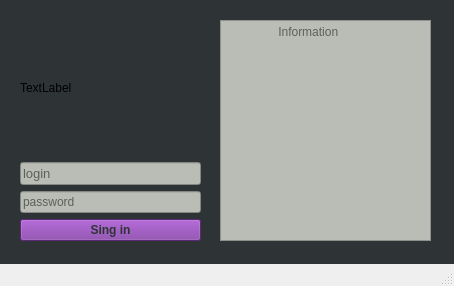
<?xml version="1.0" encoding="UTF-8"?>
<ui version="4.0">
 <class>MainWindow</class>
 <widget class="QMainWindow" name="MainWindow">
  <property name="geometry">
   <rect>
    <x>0</x>
    <y>0</y>
    <width>454</width>
    <height>286</height>
   </rect>
  </property>
  <property name="windowTitle">
   <string>MainWindow</string>
  </property>
  <property name="styleSheet">
   <string notr="true"/>
  </property>
  <widget class="QWidget" name="centralwidget">
   <property name="styleSheet">
    <string notr="true">background-color: rgb(46, 52, 54);</string>
   </property>
   <widget class="QWidget" name="verticalLayoutWidget">
    <property name="geometry">
     <rect>
      <x>20</x>
      <y>20</y>
      <width>181</width>
      <height>221</height>
     </rect>
    </property>
    <layout class="QVBoxLayout" name="verticalLayout">
     <item>
      <widget class="QLabel" name="label">
       <property name="text">
        <string>TextLabel</string>
       </property>
      </widget>
     </item>
     <item>
      <widget class="QLineEdit" name="lineEdit">
       <property name="font">
        <font>
         <pointsize>10</pointsize>
        </font>
       </property>
       <property name="styleSheet">
        <string notr="true">background-color: rgb(186, 189, 182);
color: black;
text-align: center;</string>
       </property>
       <property name="text">
        <string/>
       </property>
       <property name="placeholderText">
        <string>login</string>
       </property>
      </widget>
     </item>
     <item>
      <widget class="QLineEdit" name="lineEdit_2">
       <property name="styleSheet">
        <string notr="true">background-color: rgb(186, 189, 182);
color: rgb(0, 0, 0);
text-align: center;</string>
       </property>
       <property name="inputMask">
        <string/>
       </property>
       <property name="text">
        <string/>
       </property>
       <property name="placeholderText">
        <string>password</string>
       </property>
      </widget>
     </item>
     <item>
      <widget class="QPushButton" name="pushButton">
       <property name="cursor">
        <cursorShape>PointingHandCursor</cursorShape>
       </property>
       <property name="styleSheet">
        <string notr="true">background-color: rgba(126, 52, 161, 0.9);
box-shadow: 0 4px 15px 0;
color: rgb(46, 52, 54);
font-weight: bold;</string>
       </property>
       <property name="text">
        <string>Sing in</string>
       </property>
      </widget>
     </item>
    </layout>
   </widget>
   <widget class="QTextEdit" name="textEdit">
    <property name="geometry">
     <rect>
      <x>220</x>
      <y>20</y>
      <width>211</width>
      <height>221</height>
     </rect>
    </property>
    <property name="styleSheet">
     <string notr="true">background-color: rgb(186, 189, 182);</string>
    </property>
    <property name="frameShadow">
     <enum>QFrame::Sunken</enum>
    </property>
    <property name="lineWidth">
     <number>1</number>
    </property>
    <property name="readOnly">
     <bool>true</bool>
    </property>
    <property name="placeholderText">
     <string>                Information</string>
    </property>
   </widget>
  </widget>
  <widget class="QStatusBar" name="statusbar"/>
 </widget>
 <resources/>
 <connections/>
</ui>
